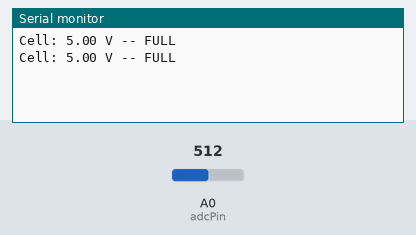
Recording of a sketch running on a simulated Arduino Uno, built with avr-gcc and run on an emulated ATmega328P. Parts: the last lines printed to the serial monitor. Inputs (shaded band) come from the test bench; at power-on: A0 (adcPin) = 512.

Above: at 1.8 s.
1.9 s: A0 (adcPin) set to 436
At 2.8 s:
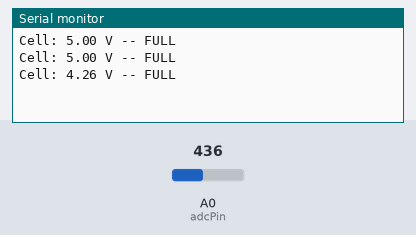
3.4 s: A0 (adcPin) set to 418
At 4.8 s:
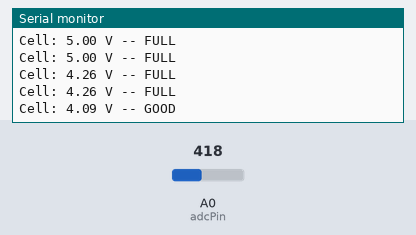
6.5 s: A0 (adcPin) set to 397
At 7.4 s:
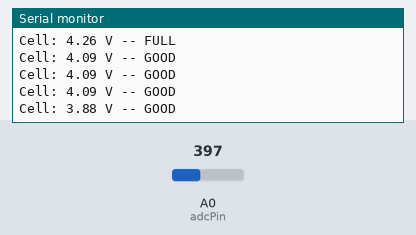
8.0 s: A0 (adcPin) set to 368
At 8.8 s:
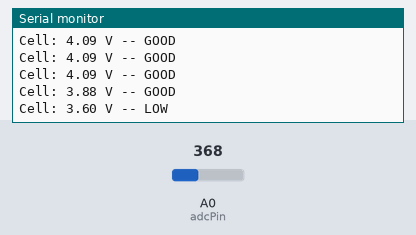
10.5 s: A0 (adcPin) set to 346
At 11.7 s:
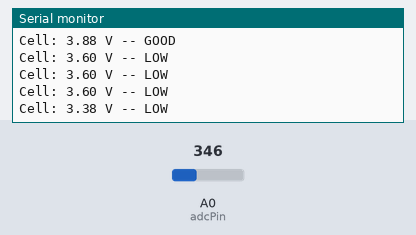
12.0 s: A0 (adcPin) set to 325
At 12.5 s:
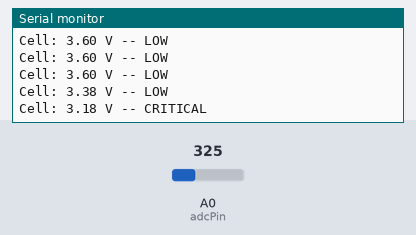

The sketch:

example.ino
```cpp
// Reads a battery voltage via a 2:1 resistor divider on A0, prints the cell voltage and a simple charge-state classification over Serial on an Arduino.
//
// Buy this module: https://shillehtek.com/products/tp4056-1a-lipo-battery-charging-board-type-c-with-current-protection
// Full manual: https://shillehtek.com/blogs/shillehtek-product-manuals/tp4056-1a-lipo-battery-charging-board-type-c-with-current-protection-manual
// More examples: https://github.com/shillehbean/shillehtek-examples
//

// TP4056 Cell Voltage Monitor for Arduino
// Connect OUT+ to a 100k/100k divider and read midpoint with A0

const int adcPin = A0;
const float dividerRatio = 2.0;
const float vRef = 5.0;

void setup() {
  Serial.begin(9600);
}

void loop() {
  int raw = analogRead(adcPin);
  float vAdc = (raw / 1023.0) * vRef;
  float vBat = vAdc * dividerRatio;

  Serial.print("Cell: ");
  Serial.print(vBat, 2);
  Serial.print(" V");

  if (vBat > 4.15) Serial.println(" -- FULL");
  else if (vBat > 3.7) Serial.println(" -- GOOD");
  else if (vBat > 3.3) Serial.println(" -- LOW");
  else Serial.println(" -- CRITICAL");

  delay(1000);
}
```

Measured:
- the behaviour switches between 425 and 424 on A0 (adcPin) (found by bisection; images 1 and 2)
- the behaviour switches between 379 and 378 on A0 (adcPin) (found by bisection; images 3 and 4)
- the behaviour switches between 338 and 337 on A0 (adcPin) (found by bisection; images 5 and 6)
- after the input at 1.9 s, the serial monitor: prints a new line after 0.10 s (image 1)
- after the input at 3.4 s, the serial monitor: prints a new line after 0.60 s (image 2)
- after the input at 6.5 s, the serial monitor: prints a new line after 0.51 s (image 3)
- after the input at 8.0 s, the serial monitor: prints a new line at once (image 4)
- after the input at 10.5 s, the serial monitor: prints a new line after 0.51 s (image 5)
- after the input at 12.0 s, the serial monitor: prints a new line at once (image 6)
